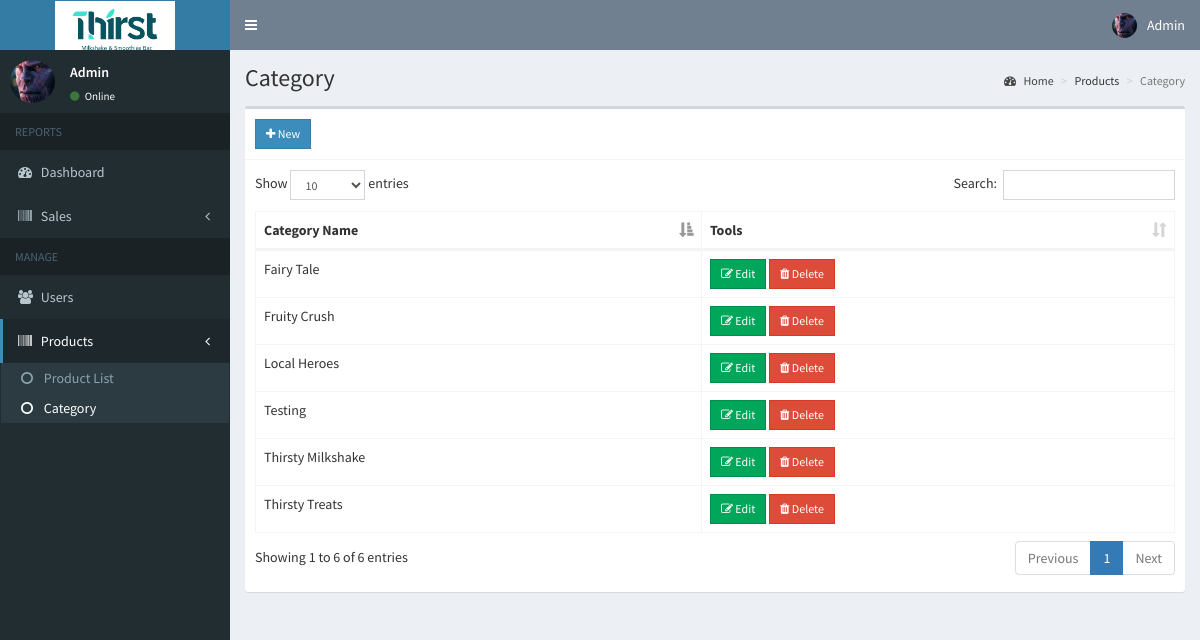
The app's page /admin/category.php (signed in) with its own data.
### tables this page shows
CREATE TABLE `users` (
  `id` int(11) NOT NULL,
  `email` varchar(200) NOT NULL,
  `password` varchar(60) NOT NULL,
  `type` int(1) NOT NULL,
  `firstname` varchar(50) NOT NULL,
  `lastname` varchar(50) NOT NULL,
  `address` text NOT NULL,
  `contact_info` varchar(100) NOT NULL,
  `photo` varchar(200) NOT NULL,
  `reset_code` varchar(15) NOT NULL,
  `created_on` date NOT NULL
);

CREATE TABLE `category` (
  `id` int(10) NOT NULL,
  `name` varchar(1000) NOT NULL
);

### admin/includes/session.php (called while the page is built, shortened)
<?php
    include '../includes/connect.php';
	$conn = $pdo->open();
	$stmt = $conn->prepare("SELECT * FROM users WHERE id=:id");
	$stmt->execute(['id'=>$_SESSION['admin']]);
	$admin = $stmt->fetch();
?>

### admin/category.php (the view, shortened to what this page needs)
<?php include 'includes/session.php'; ?>
<?php include 'includes/header.php'; ?>
<body class="hold-transition skin-blue sidebar-mini">
<div class="wrapper">
  <?php include 'includes/navbar.php'; ?>
  <?php include 'includes/menubar.php'; ?>
  <div class="content-wrapper">
    <section class="content-header">
      <h1>
        Category
      </h1>
      <ol class="breadcrumb">
        <li><a href="#"><i class="fa fa-dashboard"></i> Home</a></li>
        <li>Products</li>
        <li class="active">Category</li>
      </ol>
    </section>
    <section class="content">
      <div class="row">
        <div class="col-xs-12">
          <div class="box">
            <div class="box-header with-border">
              <a href="#addnew" data-toggle="modal" class="btn btn-primary btn-sm btn-flat"><i class="fa fa-plus"></i> New</a>
            </div>
            <div class="box-body">
              <table id="example1" class="table table-bordered">
                <thead>
                  <th>Category Name</th>
                  <th>Tools</th>
                </thead>
                <tbody>
                  <?php
                    $conn = $pdo->open();
                    try{
                      $stmt = $conn->prepare("SELECT * FROM category");
                      $stmt->execute();
                      foreach($stmt as $row){
                        echo "
                          <tr>
                            <td>".$row['name']."</td>
                            <td>
                              <button class='btn btn-success btn-sm edit btn-flat' data-id='".$row['id']."'><i class='fa fa-edit'></i> Edit</button>
                              <button class='btn btn-danger btn-sm delete btn-flat' data-id='".$row['id']."'><i class='fa fa-trash'></i> Delete</button>
                            </td>
                          </tr>
                        ";
                      }
                    }
                    catch(PDOException $e){
                      echo $e->getMessage();
                    }
                  ?>
                </tbody>
              </table>
            </div>
          </div>
        </div>
      </div>
    </section>
  </div>
</div>
</body>
</html>

### admin/includes/navbar.php (shortened to what this page needs)
<header class="main-header">
  <a href="home.php" class="logo">
    <span class="logo-lg"><img src="../images/logo.png" width="120px" style="background-color: white"></span>
  </a>
  <nav class="navbar navbar-static-top">
    <a href="#" class="sidebar-toggle" data-toggle="push-menu" role="button">
    </a>
    <div class="navbar-custom-menu">
      <ul class="nav navbar-nav">
        <li class="dropdown user user-menu">
          <a href="#" class="dropdown-toggle" data-toggle="dropdown">
            <img src="<?php echo (!empty($admin['photo'])) ? '../images/'.$admin['photo'] : '../images/profile.jpg'; ?>" class="user-image" alt="User Image">
            <span class="hidden-xs"><?php echo $admin['firstname'].' '.$admin['lastname']; ?></span>
          </a>
        </li>
      </ul>
    </div>
  </nav>
</header>

### admin/includes/menubar.php (shortened to what this page needs)
<aside class="main-sidebar">
  <section class="sidebar">
    <div class="user-panel">
      <div class="pull-left image">
        <img src="<?php echo (!empty($admin['photo'])) ? '../images/'.$admin['photo'] : '../images/profile.jpg'; ?>" class="img-circle" alt="User Image">
      </div>
      <div class="pull-left info">
        <p><?php echo $admin['firstname'].' '.$admin['lastname']; ?></p>
        <a><i class="fa fa-circle text-success"></i> Online</a>
      </div>
    </div>
    <ul class="sidebar-menu" data-widget="tree">
      <li class="header">REPORTS</li>
      <li><a href="home.php"><i class="fa fa-dashboard"></i> <span>Dashboard</span></a></li>
       <li class="treeview">
        <a href="#">
          <i class="fa fa-barcode"></i>
          <span>Sales</span>
          <span class="pull-right-container">
            <i class="fa fa-angle-left pull-right"></i>
          </span>
        </a>
      </li>
      <li class="header">MANAGE</li>
      <li><a href="users.php"><i class="fa fa-users"></i> <span>Users</span></a></li>
      <li class="treeview">
        <a href="#">
          <i class="fa fa-barcode"></i>
          <span>Products</span>
          <span class="pull-right-container">
            <i class="fa fa-angle-left pull-right"></i>
          </span>
        </a>
        <ul class="treeview-menu">
          <li><a href="products.php"><i class="fa fa-circle-o"></i> Product List</a></li>
          <li><a href="category.php"><i class="fa fa-circle-o"></i> Category</a></li>
        </ul>
      </li>
    </ul>
  </section>
</aside>

### records on screen
users: photo (picture), firstname "Admin"
category: name "Fruity Crush"
category: name "Thirsty Milkshake"
category: name "Fairy Tale"
category: name "Thirsty Treats"
category: name "Local Heroes"
category: name "Testing"
